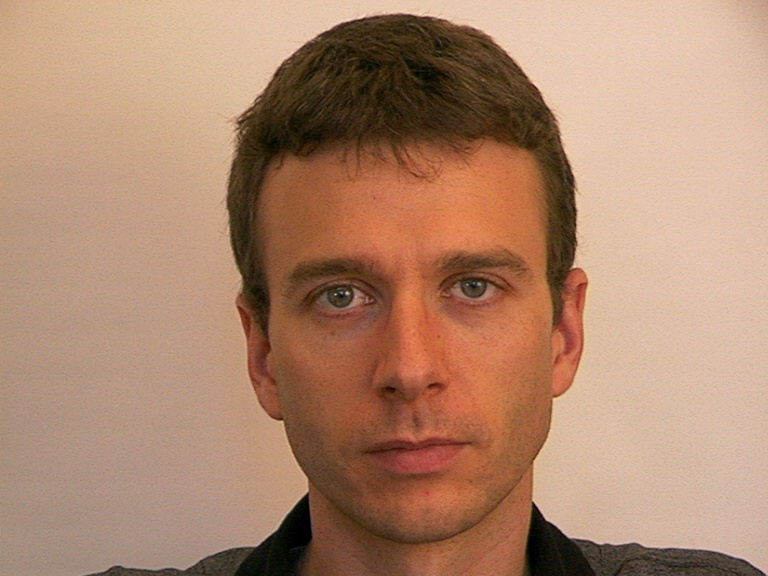
%> input picture lab04/LabS1pliki/BazaObrazow/testowy_0_0000.jpeg, 768 x 576 px; its folder holds 4 pictures in this run
$ octave face_detector.m   (GNU Octave 9; MATLAB toolbox functions it lacks are replaced by stand-ins)
%> lines starting %> are read from the running program, lines starting %| are printed output that depends on the picture; in (x1, y1, x2, y2) boxes, pixels count from 0 and x2, y2 are one past the last pixel; in counts of white or black regions, pixels touching at a corner belong together; the program's own positions count from 1
addpath('BazaObrazow')
% testowy = imread('testowy_0_0000.jpeg');

faceDetector = vision.CascadeObjectDetector();

% bbox = step(faceDetector, testowy);
% Out = insertObjectAnnotation(testowy,'rectangle',bbox,'Twarz');
% figure, imshow(Out), title('Wykryta twarz');

%%
files = dir('BazaObrazow/*.jpeg'); % zmień rozszerzenie na odpowiednie

for i = 1:length(files)
    filename = files(i).name;
    img = imread(filename);
%> img is the input picture: size 576x768x3 uint8; mean R, G, B 174.6, 135.4, 110.6

    bbox = step(faceDetector, img);
%> bbox = [238 161 341 341]
    Out = insertObjectAnnotation(img,'rectangle',bbox,'Twarz');
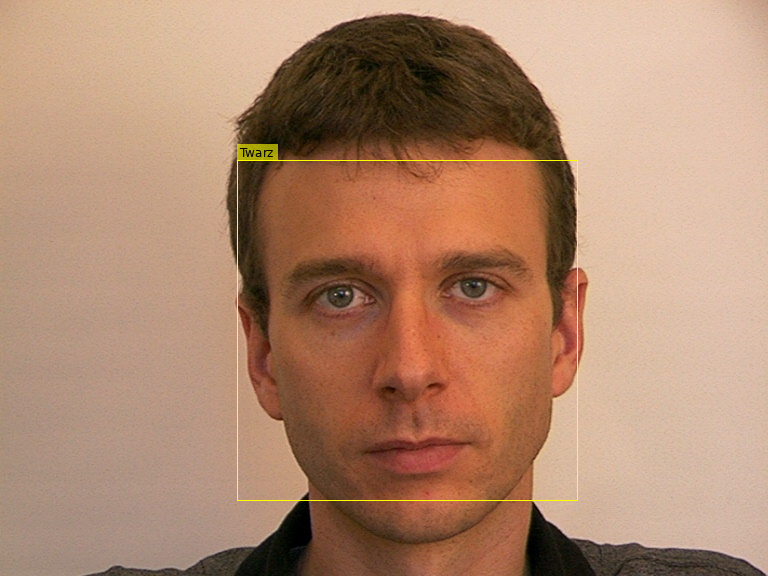
%> Out: size 576x768x3 uint8; 0.46% of pixels changed, all inside (x1, y1, x2, y2) = (237, 144, 578, 501)
    figure, imshow(Out), title('Wykryta twarz');
end
%> pass 2 of the loop `for i = 1:length(files)`:
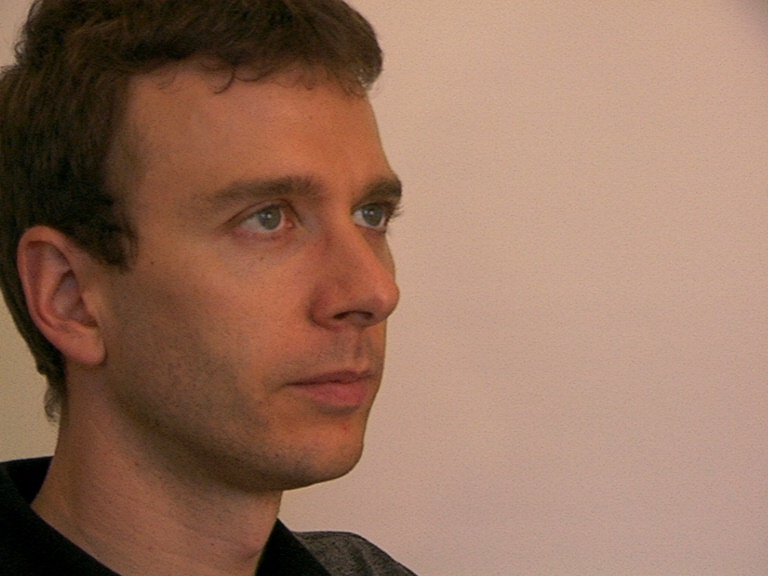
%> input picture lab04/LabS1pliki/BazaObrazow/testowy_0_0001.jpeg, 768 x 576 px
%> img is the input picture: size 576x768x3 uint8; mean R, G, B 149.4, 113, 93.4
%> bbox = [148 70 367 367]
%> `Out = insertObjectAnnotation(img,'rectangle',bbox,'Twarz');`:
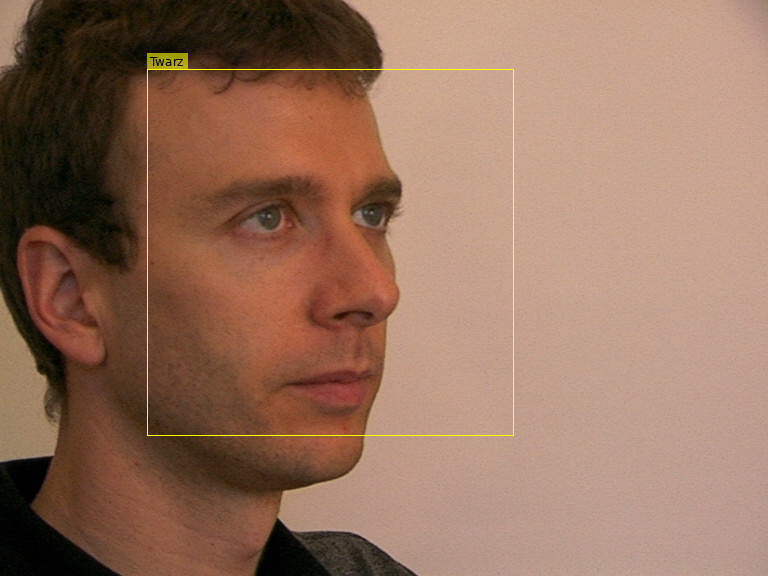
%> Out: size 576x768x3 uint8; 0.48% of pixels changed, all inside (x1, y1, x2, y2) = (147, 53, 514, 436)
